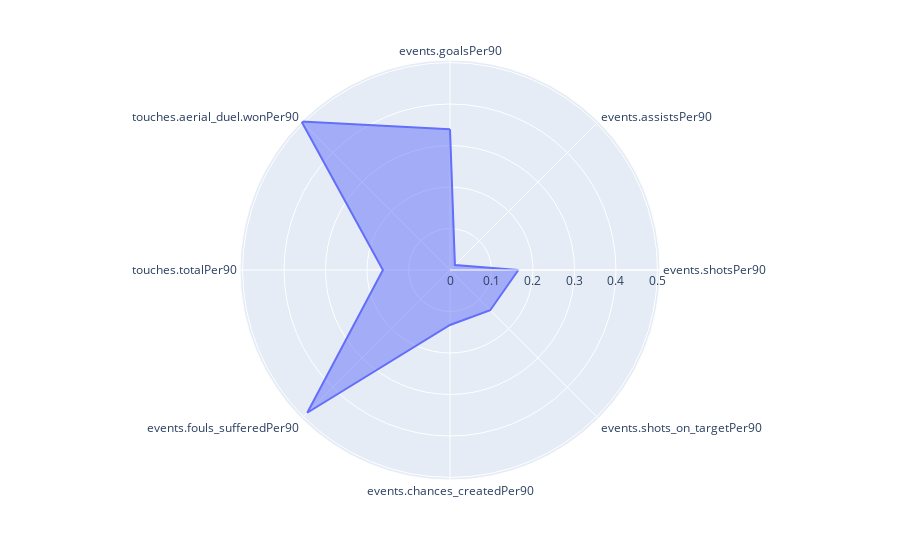

Notebook source saved alongside this figure:
### Code cell
# Normalization of Chhetri's Performanc
chhetri_data_norm = indian_forwards_norm.loc[(indian_forwards_norm["id"] == 19150), cols_for_radar].sum()
fig = px.line_polar(indian_forwards_norm, r=chhetri_data_norm, theta=cols_for_radar, line_close=True)
fig.update_traces(fill='toself')
fig.show()

### Figure 1 — Plotly figure (JSON) as saved in the notebook; plotly's stock layout.template omitted (floating-point values rounded to 4 significant figures)
{"data": [{"fill": "toself", "hovertemplate": "r=%{r}<br>theta=%{theta}<extra></extra>", "legendgroup": "", "line": {"color": "#636efa", "dash": "solid"}, "mode": "lines", "name": "", "r": [0.3391, 0.01677, 0.1648, 0.1371, 0.1326, 0.4865, 0.1617, 0.5062, 0.3391], "showlegend": false, "subplot": "polar", "theta": ["events.goalsPer90", "events.assistsPer90", "events.shotsPer90", "events.shots_on_targetPer90", "events.chances_createdPer90", "events.fouls_sufferedPer90", "touches.totalPer90", "touches.aerial_duel.wonPer90", "events.goalsPer90"], "type": "scatterpolar"}], "layout": {"legend": {"tracegroupgap": 0}, "margin": {"t": 60}, "polar": {"angularaxis": {"direction": "clockwise", "rotation": 90}, "domain": {"x": [0, 1], "y": [0, 1]}}}}
